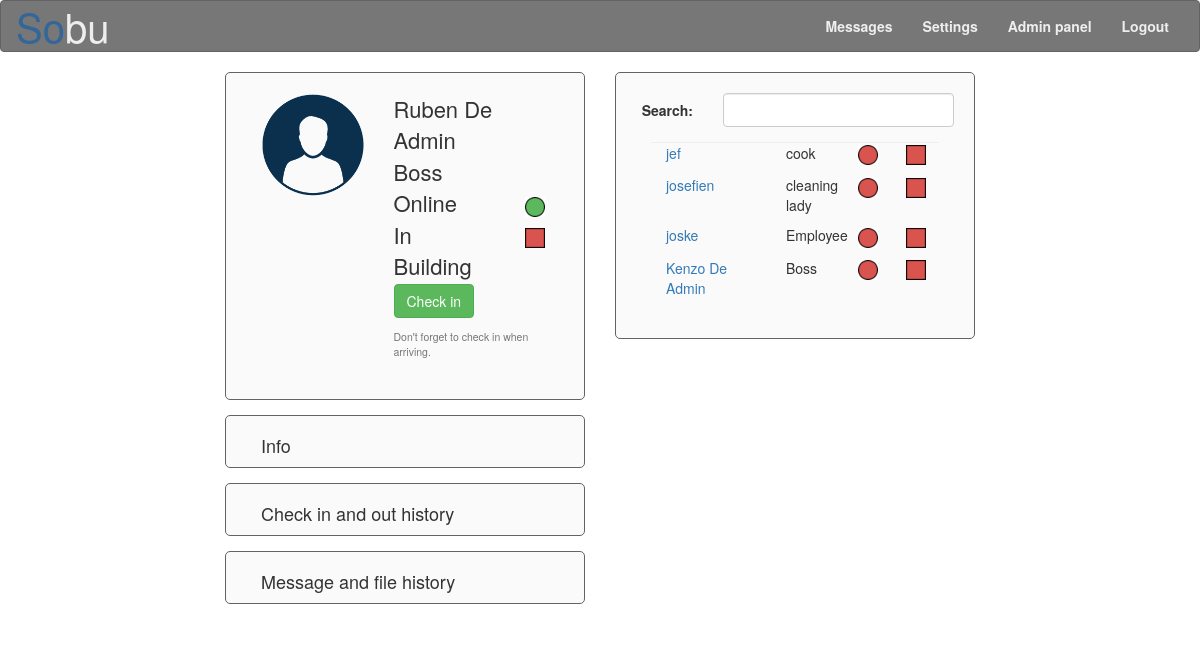
/Site/user_page.php (signed in), run on an earlier commit of the app's database.
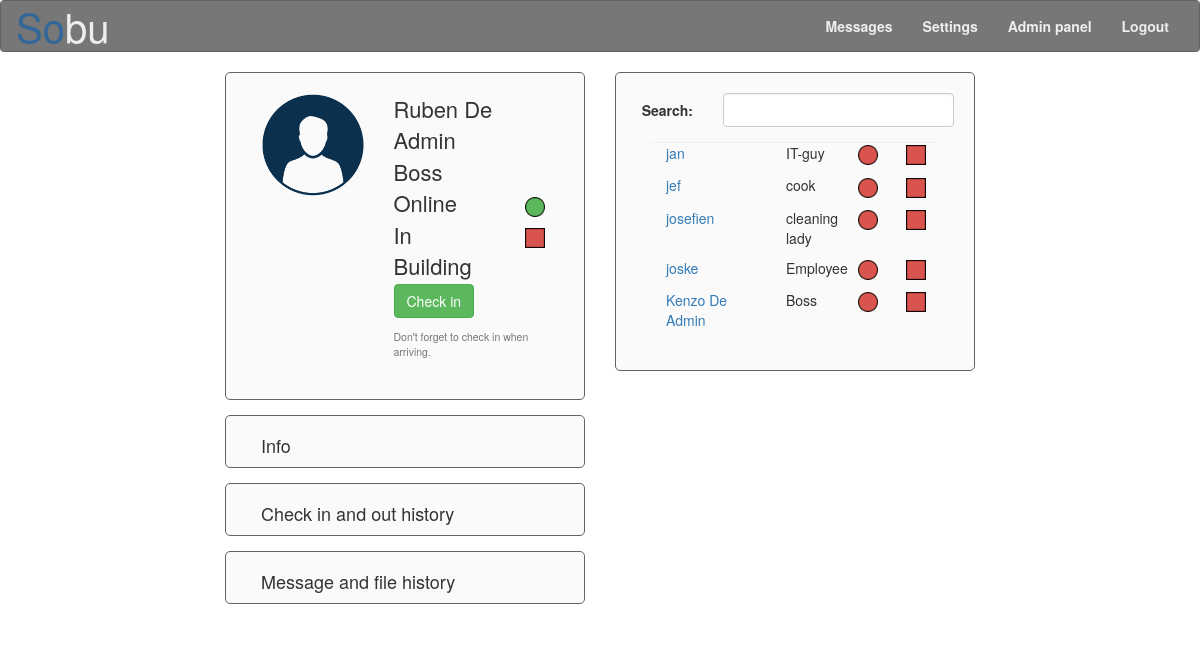
And on a later commit of the database.
### tables this page shows
CREATE TABLE IF NOT EXISTS `user` (
	`user_id` int(11) AUTO_INCREMENT,
	`name` varchar(40),
	`nin` bigint(30),
	`address` varchar(80),
	`gender` tinyint(1),
	`email` varchar(40),
	`profile_picture` varchar(10),
	`date_of_birth` date ,
	`online` tinyint(1) default '0',
	`martial_status` varchar(20),
	`password` varchar(50) default '21232f297a57a5a743894a0e4a801fc3',  
	`phone_number` int(15),
	`function` varchar(15),
	`rights_id` int(3) default '0',
	`admin` tinyint(1) default '0',
	`start_date` date,
	PRIMARY KEY (`user_id`),
	FOREIGN KEY (`rights_id`) REFERENCES `rights`(`rights_id`)
);

### Site/functions.php (the view, shortened to what this page needs)
<?php
function connecteren()
{
	$host 		= "localhost";
	$user		= "sobu";
	$password	= "r0628842!1S";
	$database	= "sobu";
	$link = mysqli_connect($host, $user, $password) or die("Er kan geen connectie gelegd worden met $host");
	mysqli_select_db($link, $database) or die("databank $database niet beschikbaar");
	return $link;
}
function show_member()
{
	$x = NULL;
	$link = connecteren();
	$query_list = "SELECT user.user_id, user.name, user.function, user.online, in_building.in_building_now, in_building.in_building_id FROM user LEFT JOIN in_building on user.user_id = in_building.user_id ORDER BY user.name ASC, in_building.in_building_id DESC";
	$result_list = mysqli_query($link, $query_list) or die("FOUT: er is een fout opgetreden bij het uitvoeren van de query \"$query_list\"");
	if($result_list->num_rows > 0) {
		while($row = $result_list->fetch_assoc()) {
			if(($row['user_id'] != $_SESSION['user_id']) && ($row['user_id'] != $x))
			{
				echo "<div class='form-group'>
				<div class='col-md-5'><a href=\"colleague_page.php?id=".$row['user_id']."\">".$row['name']."</a></div>
				<div class='col-md-3'>" .$row['function']. "</div>
				<div class='col-md-2'>";
				if ($row["online"] == 1)
				{
					echo "<img src=\"IMG/Green_circle.png\" title=\"Online\" alt=\"Online\" class=\"indicator_online_building\">";
				}
				else
				{
					echo "<img src=\"IMG/Red_circle.png\" title=\"Offline\" alt=\"Offline\" class=\"indicator_online_building\">";
				}
				echo "</div>
				<div class='col-md-2'>";
				if ($row["in_building_now"] == 1)
				{
					echo "<img src=\"IMG/Green_square.png\" id=\"in_building\" title=\"In Building\" alt=\"In Building\" class=\"indicator_online_building\">";
				}
				else
				{
					echo "<img src=\"IMG/Red_square.png\" id=\"in_building\" title=\"Not in Building\" alt=\"Not in building\" class=\"indicator_online_building\">";
				}
				echo "</div>
			</div>
			<p class='clear_both'></p>";
			$x = $row['user_id'];
		}
	}
}
else
{
	echo 'not found';
}
}
?>

### Site/user_page.php (shortened to what this page needs)
<?php
include("functions.php");
if (isset($_SESSION["logged_in"]))
{
	?>
	<!DOCTYPE html>
	<html lang="en">
	<head>
		<link href="css/reset.css" rel="stylesheet" />
		<link href="css/bootstrap.css" rel="stylesheet">
		<link href="css/style.css" rel="stylesheet" />
		</head>
		<body>
			<nav class="navbar navbar-default">
				<div class="container-fluid">
					<div class="navbar-header">
						<a class="navbar-brand" href="index.php"><span class="so">So</span><span class="bu">bu</span></a>
					</div>
					<div class="collapse navbar-collapse" id="bs-example-navbar-collapse-1">
						<ul class="nav navbar-nav navbar-right links_bovenaan">
							<li><a href="messages_page.php">Messages</a></li>
							<li><a href="settings_page.php">Settings</a></li>
							<?php
							if ($_SESSION["admin"] == 1)
							{
								echo "<li><a href=\"admin_page.php\">Admin panel</a></li>";
							}
							?>
							<li><a href="logout.php">Logout</a></li>
						</ul>
					</div>
				</div>
			</nav>
			<div class="container-fluid">
				<div class="col-xs-12 col-sm-5 col-sm-offset-1 col-md-5 col-md-offset-1 col-lg-4 col-lg-offset-2">
					<div class="BOX margin_15_bottom">
						<div class="col-md-5 user_foto">
							<img src="IMG/user.png" alt="Profile picture" class="user_foto">
						</div>
						<div class="col-md-7 user_info">
							<ul>
								<li><?php echo $_SESSION["name"]; ?></li>
								<li><?php echo $_SESSION["function"]; ?></li>
								<li>
									<div class="col-xs-9 col-sm-9 col-md-9 no_pad_left">Online</div>
									<div class="col-xs-3 col-sm-3 col-md-3">
										<?php
										if ($_SESSION["logged_in"] == 1)
										{
											echo "<img src=\"IMG/Green_circle.png\" title=\"Online\" alt=\"Online\" class=\"indicator_online_building\">";
										}
										else
										{
											echo "<img src=\"IMG/Red_circle.png\" title=\"Offline\" alt=\"Offline\" class=\"indicator_online_building\">";
										}
										?>
									</div>
									<li>
										<div class="col-xs-9 col-sm-9 col-md-9 no_pad_left">In Building</div>
										<div class="col-xs-3 col-sm-3 col-md-3">
											<?php
											if ($_SESSION["in_building"] == 1)
											{
												echo "<img src=\"IMG/Green_square.png\" id=\"in_building\" title=\"In Building\" alt=\"In Building\" class=\"indicator_online_building\">";
											}
											else
											{
												echo "<img src=\"IMG/Red_square.png\" id=\"in_building\" title=\"Not in Building\" alt=\"Not in building\" class=\"indicator_online_building\">";
											}
											?>
										</div>
									</li>
									<li>
										<div class="col-md-12 no_pad_left">
											<?php
											if ($_SESSION["in_building"] == 0)
											{
												echo "<button class=\"btn btn-success\" id=\"check_in_out_button\" onclick=\"check_in_out();\">Check in</button>";
												echo "<h5 id=\"check_in_out_warning\"><small>Don't forget to check in when arriving.</small></h5>";
											}
											else
											{
												echo "<button class=\"btn btn-danger\" id=\"check_in_out_button\" onclick=\"check_in_out();\">Check out</button>";
												echo "<h5 id=\"check_in_out_warning\"><small>Don't forget to check out when leaving.</small></h5>";
											}
											?>
										</div>
									</li>
								</ul>
							</div>
						</div>
						<div class="BOX margin_15_bottom no_pad_bottom">
							<div class="col-md-12">
								<a href="info_page.php" class="h4">Info</a>
							</div>
						</div>
						<div class="BOX margin_15_bottom no_pad_bottom">
							<div class="col-md-12">
								<a href="#" class="h4">Check in and out history</a>
							</div>
						</div>
						<div class="BOX margin_15_bottom no_pad_bottom">
							<div class="col-md-12">
								<a href="#" class="h4">Message and file history</a>
							</div>
						</div>
					</div>
					<div class="col-xs-12 col-sm-5 col-sm-offset-0 col-md-5 col-md-offset-0 col-lg-4 user_search">
						<div class="BOX">
							<form class="form-horizontal" name="people_search" method="post" action="#">
								<div class="form-group">
									<label for="zoeken" class="col-md-3 control-label">Search:</label>
									<div class="col-md-9">
										<input type="text" class="form-control" id="zoeken" name="zoeken">
									</div>
								</div>
							</form>
							<div class="col-md-12"><hr class="hr"></div>
							<div class="col-md-12">
								<?php
								show_member();
								?>
							</div>
						</div>
					</div>
				</div>
			</body>
			</html>
			<?php
		}
		else
		{
			header("Location: index.php");
		}

### Site/CSS/style.css (style rules this page uses)
body { padding-bottom: 15px; }
span.so { color: #336699; }
span.bu { color: #eeeeee; }
.BOX { background-color: #fafafa; border: solid #636363 1px; border-radius: 5px; padding: 20px; }
img.user_foto { width: 100%; max-width: 300px; max-height: 300px; }
div.user_info { font-size: 22px; }
div.user_search { font-size: 14px; }
hr.hr { padding: 0px; margin: 0px; color: #aaa; }
.no_pad_left { padding-left: 0px; }
.no_pad_bottom { padding-bottom: 0px; }
.margin_15_bottom { margin-bottom: 15px; }
.links_bovenaan > li > a { color: #f00; }
img.indicator_online_building { width: 20px; height: 20px; }

What changed in the data, as far as the page shows it:
added user: name "jan", function "IT-guy", online 0 (drawn)
